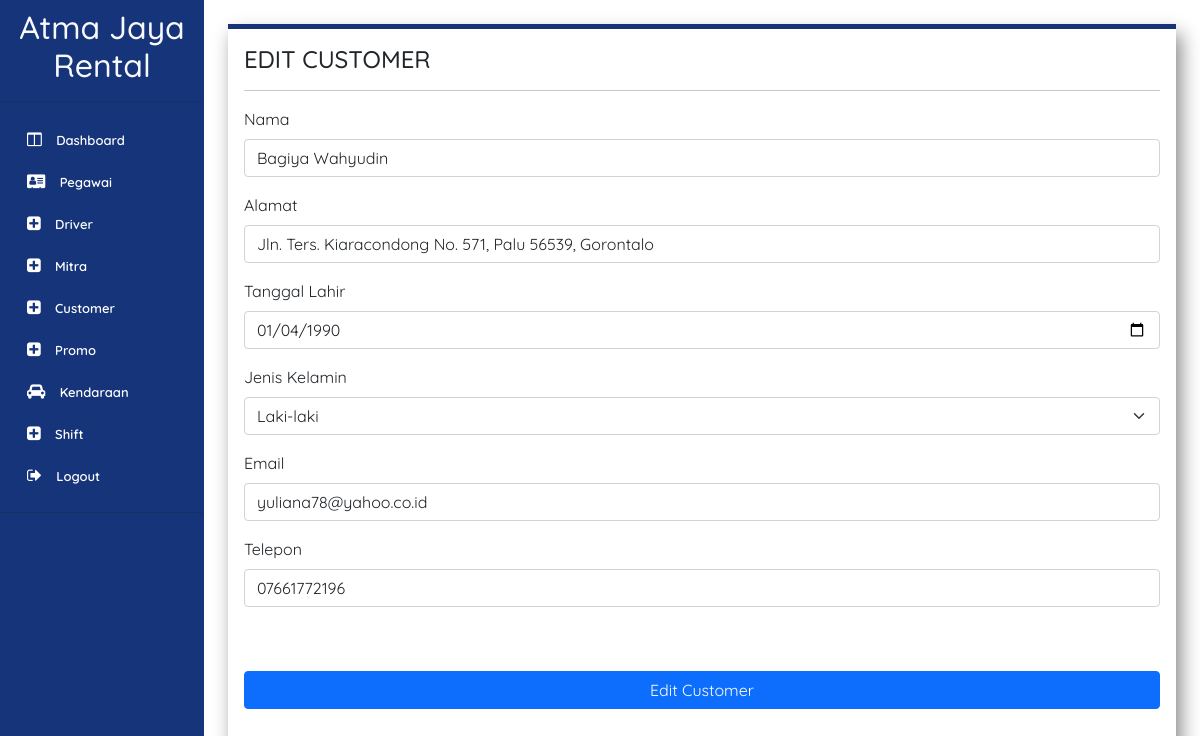
Screenshot of /page/editCustomerPage.php?id=001 (signed in) with the database file from the repository.
### tables this page shows
CREATE TABLE `customer` (
  `ID_CUSTOMER` int(3) UNSIGNED ZEROFILL NOT NULL,
  `NAMA_CUSTOMER` varchar(100) DEFAULT NULL,
  `ALAMAT_CUSTOMER` varchar(100) DEFAULT NULL,
  `TANGGAL_LAHIR_CUSTOMER` date DEFAULT NULL,
  `JENIS_KELAMIN_CUSTOMER` varchar(100) DEFAULT NULL,
  `EMAIL_CUSTOMER` varchar(100) DEFAULT NULL,
  `PASSWORD_CUSTOMER` varchar(150) NOT NULL,
  `NO_TELP_CUSTOMER` char(15) DEFAULT NULL,
  `NOMOR_CUSTOMER` varchar(10) NOT NULL
);

### page/editCustomerPage.php (the view, shortened to what this page needs)
<?php
 include '../component/sidebarAdmin.php';
?>
<?php
  $id_customer = $_GET['id'];
  $customer = mysqli_query($con, "SELECT * FROM customer WHERE id_customer = '$id_customer'") or die(mysqli_error($con));
  $data = mysqli_fetch_array($customer);
echo'
<!doctype html>
<html lang="en">
  <head>
    <link href="https://cdn.jsdelivr.net/npm/bootstrap@5.0.2/dist/css/bootstrap.min.css" rel="stylesheet">
    <link href="style.css" rel="stylesheet">
  </head>
 <div class="container p-3 m-4 h-100" style="background-color: #FFFFFF; border-top: 5px solid #17337A;  box-shadow: 5px 10px 18px #888888;" >
    <h4 >EDIT CUSTOMER</h4>
    <hr>
    <form action="../process/editCustomerProcess.php?id='.$data[0].'" method="post">
    <div class="mb-3">
          <label for="exampleInputEmail1" class="form-label">Nama</label>
          <input class="form-control" id="nama_customer" required name="nama_customer" aria-describedby="emailHelp" value = "'.$data[1].'">
    </div>
    <div class="mb-3">
          <label for="exampleInputEmail1" class="form-label">Alamat</label>
          <input class="form-control" id="alamat_customer" required name="alamat_customer" aria-describedby="emailHelp" value = "'.$data[2].'">
    </div>
    <div class="mb-3">
          <label for="exampleInputEmail1" class="form-label">Tanggal Lahir</label>
          <input type="date" class="form-control" id="tanggal_lahir_customer" required name="tanggal_lahir_customer" aria-describedby="emailHelp" value = "'.$data[3].'">
    </div>
    <div class="mb-3">
        <label for="exampleInputEmail1" class="form-label">Jenis Kelamin</label>
        <select class="form-select" aria-label="Default select example" name="jenis_kelamin_customer" id="jenis_kelamin_customer" value = "'.$data[4].'">
        <option value="Laki-laki">Laki-laki</option>
        </select>
    </div>
    <div class="mb-3">
          <label for="exampleInputEmail1" class="form-label">Email</label>
          <input type="email" class="form-control" id="email_customer" required name="email_customer" aria-describedby="emailHelp" value = "'.$data[5].'">
    </div>
    <div class="mb-3">
          <label for="exampleInputEmail1" class="form-label">Telepon</label>
          <input class="form-control" id="no_telp_customer" required name="no_telp_customer" aria-describedby="emailHelp" value = "'.$data[7].'">
    </div>
          <br><br>
        <div class="d-grid gap-2">
            <button type="submit" class="btn btn-primary" name="editCustomer">Edit Customer</button>
        </div>
        <br>
 </form>
 </div>
 </aside>
</body>
</html>
  '
?>

### style/style.css (style rules this page uses)
* { font-family: 'Quicksand', sans-serif; }

### component/sidebarAdmin.php (style rules this page uses)
* { font-family: "Quicksand", sans-serif; }

### rows the page displays
customer: nama_customer "Bagiya Wahyudin", alamat_customer "Jln. Ters. Kiaracondong No. 571, Palu 56539, Gorontalo", tanggal_lahir_customer "01/04/1990", jenis_kelamin_customer "Laki-laki", email_customer "yuliana78@yahoo.co.id", no_telp_customer "07661772196"
